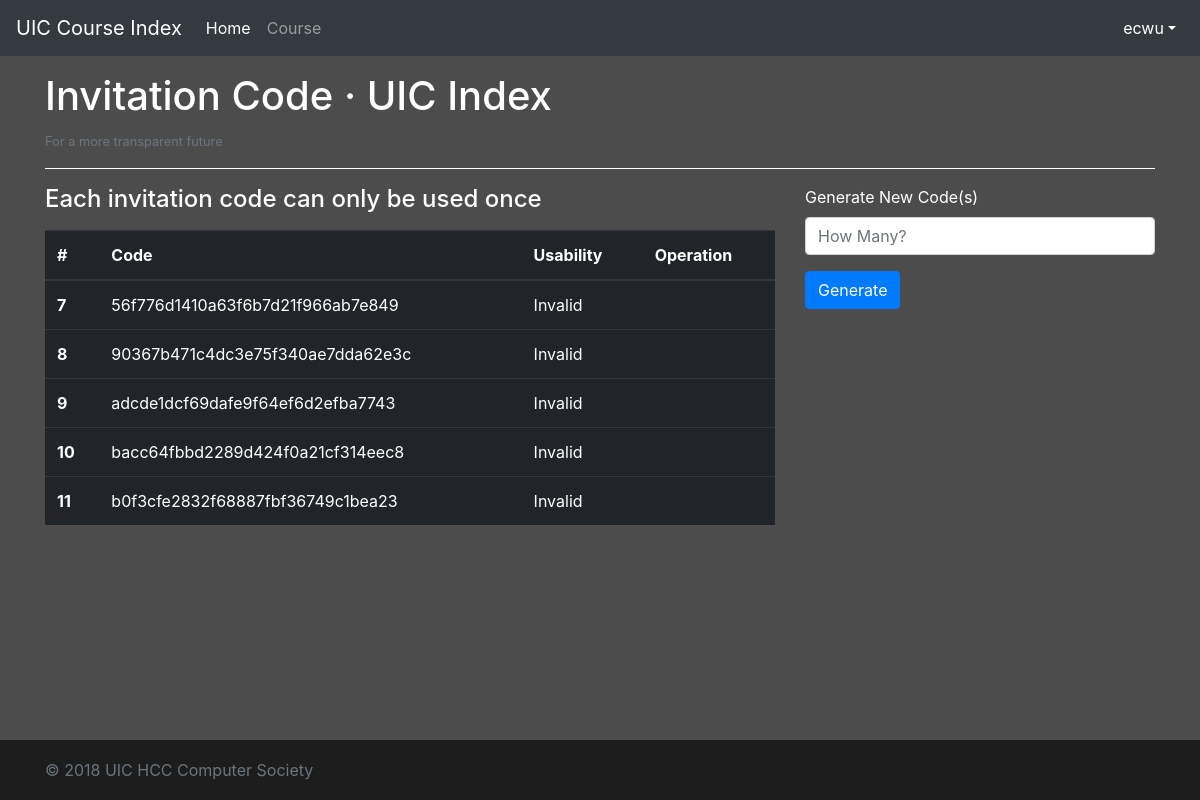
Before: /tools/invitation/ (signed in) with the older database file.
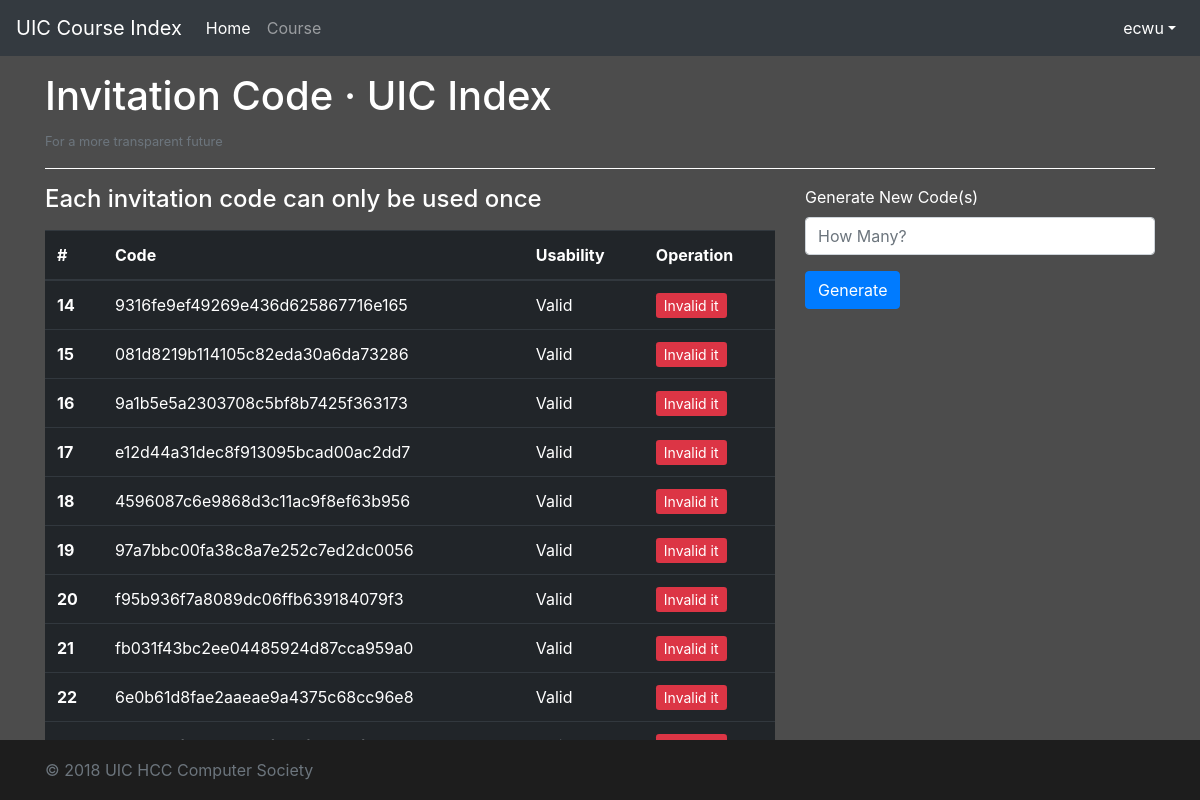
After: the same page with the newer database file.
### course/models.py (models this page shows, shortened)
class InvitationCode(models.Model):
    invitation_code = models.TextField(null=True, unique=True)
    usability = models.BooleanField(default=True)

### course/views.py (the view, shortened to what this page needs)
# urls.py: path('tools/invitation/', views.invitation_code, name='invitation_code'),
def invitation_code(request):
    if not request.user.is_authenticated:
        return redirect('/')
    else:
        userdata = request.user
        times = request.POST.get('amount')
        code_all = models.InvitationCode.objects.all()
        return render(request, 'course/newic.html', {'userdata': userdata, 'codes': code_all})

### course/templates/course/newic.html (shortened to what this page needs)
<!doctype html>
<html lang="en">
  <head>
    <link href="https://cdn.bootcss.com/bootstrap/4.0.0/css/bootstrap.min.css" rel="stylesheet">
    {% load static %}
    <link href="{% static "course/css/login_page.css" %}" rel="stylesheet">
</head>
  <body>
    <header>
      <nav class="navbar navbar-expand-md navbar-dark fixed-top bg-dark">
        <a class="navbar-brand" href="{% url 'home_page' %}">UIC Course Index</a>
        <div class="collapse navbar-collapse" id="navbarCollapse">
          <ul class="navbar-nav mr-auto">
            <li class="nav-item active">
              <a class="nav-link" href="{% url 'home_page' %}">Home <span class="sr-only">(current)</span></a>
            </li>
            <li class="nav-item">
              <a class="nav-link" href="{% url 'course_list' %}">Course</a>
            </li>
          </ul>
            <ul class="navbar-nav ml-auto">
                <li class="nav-item dropdown show">
                    <a class="nav-link dropdown-toggle" href="#" id="dropdown01" data-toggle="dropdown" aria-haspopup="true" aria-expanded="true">{{ userdata.username }}</a>
                </li>
            </ul>
        </div>
      </nav>
    </header>
<div class="site-wrapper-inner" style="background-color: rgba(0, 0, 0, 0.7);">
    <main role="main" class="container">
    <br>
      <h1 class="mt-5 text-white">Invitation Code · UIC Index</h1>
      <small class="text-secondary">For a more transparent future</small>
      <hr style="border-color: #FFFFFF;">
<div class="row">
    <div class="col-8">
        <h4 class="text-white">Each invitation code can only be used once</h4>
        <table class="table table-hover table-dark" style="margin-top: 1rem;">
            <thead>
                <tr>
                    <th scope="col">#</th>
                    <th scope="col">Code</th>
                    <th scope="col">Usability</th>
                    <th scope="col">Operation</th>
                </tr>
            </thead>
            <tbody>
                {% for code in codes %}
                    <tr>
                        <th scope="row">{{ code.id }}</th>
                        <td>{{ code.invitation_code}}</td>
                        <td>
                            {% if code.usability %}
                                Valid
                            {% else %}
                                Invalid
                            {% endif %}
                        </td>
                        <td>
                            {% if code.usability %}
                                <a href="{% url 'invitation_code_invalid' code.id %}" class="btn-danger btn-sm">Invalid it</a>
                            {% endif %}
                        </td>
                    {% endfor %}
                    </tr>
            </tbody>
        </table>
        </div>
    <div class="col-4">
<div>
      <form action="{% url 'invitation_code' %}" method="post">
          <div class="form-group">
            <label class="text-white">Generate New Code(s)</label>
            <input type="text" class="form-control" placeholder="How Many?" name="amount">
          </div>
          <button type="submit" class="btn btn-primary">Generate</button>
        </form>
    </div>
    </div>
</div>
    </main>
</div>
    <footer class="footer">
      <div class="container">
        <span class="text-muted">&copy; 2018 UIC HCC Computer Society</span>
      </div>
    </footer>
    {% load static %}
  </body>
</html>

### course/static/course/css/login_page.css (style rules this page uses)
html { position: relative; min-height: 100%; }
body { margin-bottom: 60px; font-family: -apple-system, BlinkMacSystemFont, "Segoe UI", "Droid Sans", "Helvetica Neue", "PingFang SC", "Hiragino Sans GB", "Droid Sans Fallback", "Microsoft YaHei", sans-serif; }
.footer { position: absolute; bottom: 0; width: 100%; height: 60px; line-height: 60px; background-color: #1d1d1d; }
.footer > .container { padding-right: 15px; padding-left: 15px; }

### course/templates/course/newic.html (style rules this page uses)
body { background-image: url("https://www.ecwuuuuu.com/wallpaper/"); background-size: cover; }
.site-wrapper-inner { position:fixed; width: 100%; height: 100%; }

Changed rows visible on the page:
removed InvitationCode: id "7", invitation_code "56f776d1410a63f6b7d21f966ab7e849", usability "Invalid"
removed InvitationCode: id "8", invitation_code "90367b471c4dc3e75f340ae7dda62e3c", usability "Invalid"
removed InvitationCode: id "9", invitation_code "adcde1dcf69dafe9f64ef6d2efba7743", usability "Invalid"
removed InvitationCode: id "10", invitation_code "bacc64fbbd2289d424f0a21cf314eec8", usability "Invalid"
removed InvitationCode: id "11", invitation_code "b0f3cfe2832f68887fbf36749c1bea23", usability "Invalid"
added InvitationCode: id "14", invitation_code "9316fe9ef49269e436d625867716e165", usability "Valid"
added InvitationCode: id "15", invitation_code "081d8219b114105c82eda30a6da73286", usability "Valid"
added InvitationCode: id "16", invitation_code "9a1b5e5a2303708c5bf8b7425f363173", usability "Valid"
added InvitationCode: id "17", invitation_code "e12d44a31dec8f913095bcad00ac2dd7", usability "Valid"
added InvitationCode: id "18", invitation_code "4596087c6e9868d3c11ac9f8ef63b956", usability "Valid"
added InvitationCode: id "19", invitation_code "97a7bbc00fa38c8a7e252c7ed2dc0056", usability "Valid"
added InvitationCode: id "20", invitation_code "f95b936f7a8089dc06ffb639184079f3", usability "Valid"
added InvitationCode: id "21", invitation_code "fb031f43bc2ee04485924d87cca959a0", usability "Valid"
added InvitationCode: id "22", invitation_code "6e0b61d8fae2aaeae9a4375c68cc96e8", usability "Valid"
